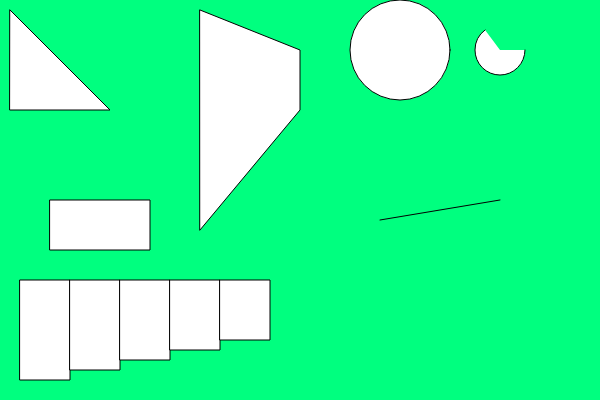
Frame 1 (no input)
Frame 60 (no input): identical to frame 1, image omitted
Frame 120 (the mouse pressed at the canvas centre since frame 60): identical to frame 1, image omitted

The p5.js sketch that drew this single still picture (run headless with seeded random() and noise() and a simulated clock; from frame 60 on, the mouse is pressed at the canvas centre):

// p5.js sketch
// ── sketch.js
var x = 50;

// Setup code goes here
function setup() {
  createCanvas(600, 400);
 }

// Draw code goes here
function draw() {
  background(0,255,127);
  triangle(10,10,110,110,10,110);
  quad(200,10,300,50,300,110,200,230);
  rect(50, 200, 100, 50);
  line(380,220,500,200);
  arc(500, 50, 50, 50, 0, 180);
  ellipse(400,50,100,100);
  continued_rect();
}

function continued_rect() {
  for (var i = 0; i < 5; i++){
    rect(20+(x*i),280,50,100-i*10);
  }
}
